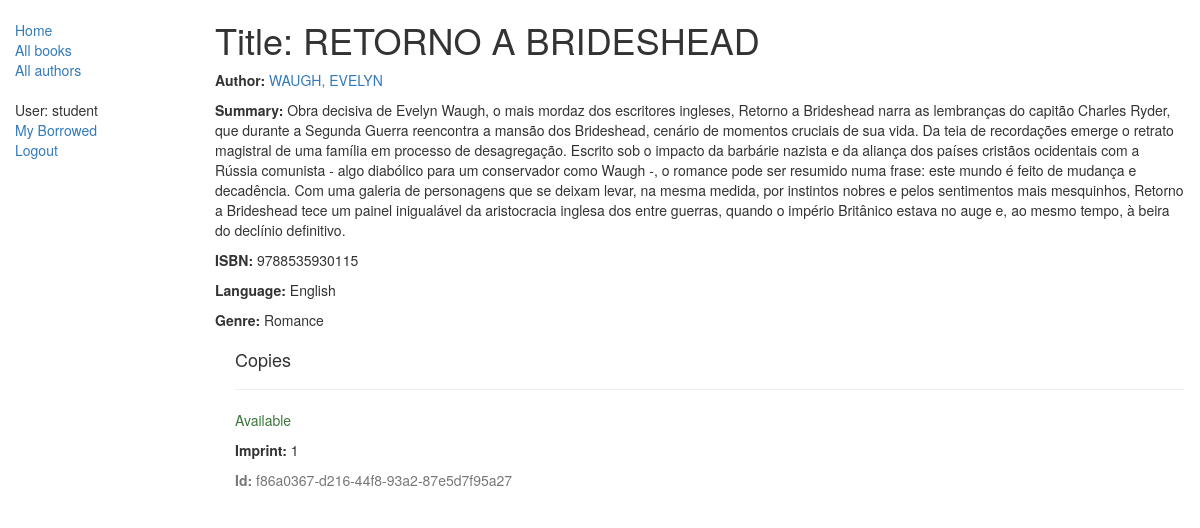
The page /catalog/book/1 (signed in) on the database its author committed.
### catalog/models.py (models this page shows, shortened)
class Book(models.Model):
    title = models.CharField(max_length=200)
    author = models.ForeignKey('Author', on_delete=models.SET_NULL, null=True)
    summary = models.TextField(max_length=1000, help_text="Enter a brief description of the book")
    isbn = models.CharField('ISBN', max_length=13, help_text="13 characters <a href='https://www.isbn-international.org/content/what-isbn'>ISBN number</a>")
    genre = models.ManyToManyField(Genre, help_text="Select the genre of the book")
    language = models.ForeignKey('Language', on_delete=models.SET_NULL, null=True)
    def display_genre(self):
        """
        Creates a string for the Genre. This is required to display genre in Admin.
        """
        return ', '.join([genre.name for genre in self.genre.all()[:3]])
    display_genre.short_description = "Genre"

class Author(models.Model):
    first_name = models.CharField(max_length=100)
    last_name = models.CharField(max_length=100)
    date_of_birth = models.DateField(null=True, blank=True)
    date_of_death = models.DateField(null=True, blank=True)
    class Meta:
        ordering = ["last_name", "first_name"]
    def __str__(self):
        return '{0}, {1}'.format(self.last_name, self.first_name)

class Language(models.Model):
    name = models.CharField(max_length=200, help_text="Enter the book's natural language (e.g. English, French, Japanase, etc.")
    def __str__(self):
        return self.name

class Genre(models.Model):
    name = models.CharField(max_length=200, help_text="Enter the book genre (e.g. Science Fiction, French Poetry, etc.)")
    def __str__(self):
        return self.name

class BookInstance(models.Model):
    id = models.UUIDField(primary_key=True, default=uuid.uuid4, help_text="Unique ID for this particular book across the library")
    book = models.ForeignKey('Book', on_delete=models.SET_NULL, null=True)
    imprint = models.CharField(max_length=200)
    due_back=models.DateField(null=True, blank=True)
    borrower = models.ForeignKey(User, on_delete=models.SET_NULL, null=True, blank=True)
    LOAN_STATUS=(
        ('m', 'Maintanance'),
        ('o', 'On Loan'),
        ('a', 'Available'),
        ('r', 'Reserved'),
    )
    status = models.CharField(max_length=1, choices=LOAN_STATUS, blank=True, default='m', help_text='Book availability')
    class Meta:
        ordering = ['due_back']
        permissions = (("can_mark_returned", "Set book as returned"),
                       ("can_edit", "Make some changes..."),
                       ("see_all_borrowed", "See all borrowed"),
                       )

### catalog/views.py (the view)
# urls.py: path('book/<int:pk>', views.BookDetailView.as_view(), name='book-detail'),
class BookDetailView(LoginRequiredMixin, generic.DetailView):
    model = Book

### catalog/templates/catalog/book_detail.html (shortened to what this page needs)
{% extends "base_generic.html" %}
{% block content %}
  <h1>Title: {{ book.title }}</h1>
  <p><strong>Author:</strong> <a href="{% url 'author-detail' book.author.pk %}">{{ book.author }}</a></p>
  <p><strong>Summary:</strong> {{ book.summary }}</p>
  <p><strong>ISBN:</strong> {{ book.isbn }}</p>
  <p><strong>Language:</strong> {{ book.language }}</p>
  <p><strong>Genre:</strong> {% for genre in book.genre.all %} {{ genre }}{% if not forloop.last %}, {% endif %}{% endfor %}</p>
  <div style="margin-left:20px;margin-top:20px">
    <h4>Copies</h4>
    {% for copy in book.bookinstance_set.all %}
    <hr>
    <p class="{% if copy.status == 'a' %}text-success{% elif copy.status == 'm' %}text-danger{% else %}text-warning{% endif %}">{{ copy.get_status_display }}</p>
    <p><strong>Imprint:</strong> {{copy.imprint}}</p>
    <p class="text-muted"><strong>Id:</strong> {{copy.id}}</p>
    {% endfor %}
  </div>
{% endblock %}

### catalog/templates/base_generic.html (shortened to what this page needs)
<!DOCTYPE html>
<html lang="en">
<head>
  <link rel="stylesheet" href="https://maxcdn.bootstrapcdn.com/bootstrap/3.3.7/css/bootstrap.min.css">
  {% load static %}
  <link rel="stylesheet" href="{% static 'css/styles.css' %}">
</head>
<body>
  <div class="container-fluid">
    <div class="row">
      <div class="col-sm-2">
      {% block sidebar %}
      <ul class="sidebar-nav">
          <li><a href="{% url 'index' %}">Home</a></li>
          <li><a href="{% url 'books' %}">All books</a></li>
          <li><a href="{% url 'authors'%}">All authors</a></li>
      </ul>
      <ul class="sidebar-nav">
          {% if user.is_authenticated %}
          <li>User: {{ user.get_username }}</li>
          {% if perms.catalog.can_mark_returned %}
            <li><a href="{% url 'borrewed-books' %}">Library Loans</a></li>
          {% else %}
            <li><a href="{% url 'my-borrowed' %}">My Borrowed</a></li>
          {% endif %}
          <li><a href="{% url 'logout'%}?next={{request.path}}">Logout</a></li>
          {% else %}
          <li><a href="{% url 'login'%}?next={{request.path}}">Login</a></li>
          {% endif %}
      </ul>
     {% endblock %}
      </div>
      <div class="col-sm-10 ">
      {% block content %}{% endblock %}
      </div>
    </div>
  </div>
</body>
</html>

### catalog/static/css/styles.css (style rules this page uses)
.sidebar-nav { margin-top: 20px; padding: 0; list-style: none; }

### rows shown on the page
Book: title "RETORNO A BRIDESHEAD", author "WAUGH, EVELYN", summary "Obra decisiva de Evelyn Waugh, o mais mordaz dos escritores ingleses, Retorno a Brideshead narra as lembranças do capitão Charles Ryder, que durante a Segunda Guerra reencontra a mansão dos Brideshead, cenário de momentos cruciais de sua vida. Da teia de recordações emerge o retrato magistral de uma família em processo de desagregação. Escrito sob o impacto da barbárie nazista e da aliança dos países cristãos ocidentais com a Rússia comunista - algo diabólico para um conservador como Waugh -, o romance pode ser resumido numa frase: este mundo é feito de mudança e decadência. Com uma galeria de personagens que se deixam levar, na mesma medida, por instintos nobres e pelos sentimentos mais…", isbn "9788535930115", language "English"
Genre: name "Romance"
BookInstance: status "Available", imprint "1", id "f86a0367-d216-44f8-93a2-87e5d7f95a27"

### other values the page prints
{{ user.get_username }} "student"
